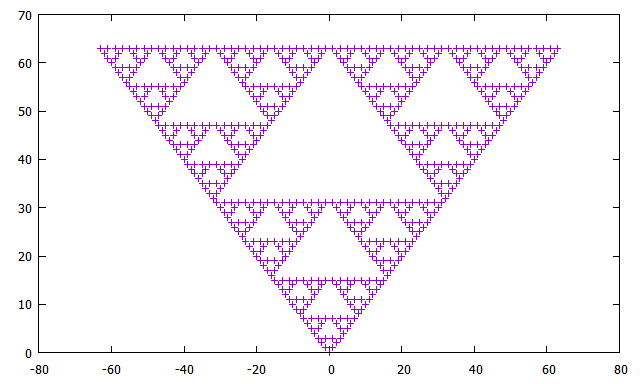

Source code (gnuplot):
# triangle_x(n) and triangle_y(n) return X,Y coordinates for the
# Sierpinski triangle point number n, for integer n.
triangle_x(n) = (n > 0 ? 2*triangle_x(int(n/3)) + digit_to_x(int(n)%3) : 0)
triangle_y(n) = (n > 0 ? 2*triangle_y(int(n/3)) + digit_to_y(int(n)%3) : 0)
digit_to_x(d) = (d==0 ? 0 : d==1 ? -1 : 1)
digit_to_y(d) = (d==0 ? 0 : 1)
 
# Plot the Sierpinski triangle to "level" many replications.
# "trange" and "samples" are chosen so the parameter t runs through
# integers t=0 to 3**level-1, inclusive.
#
level=6
set trange [0:3**level-1]
set samples 3**level
set parametric
set key off
plot triangle_x(t), triangle_y(t) with points
